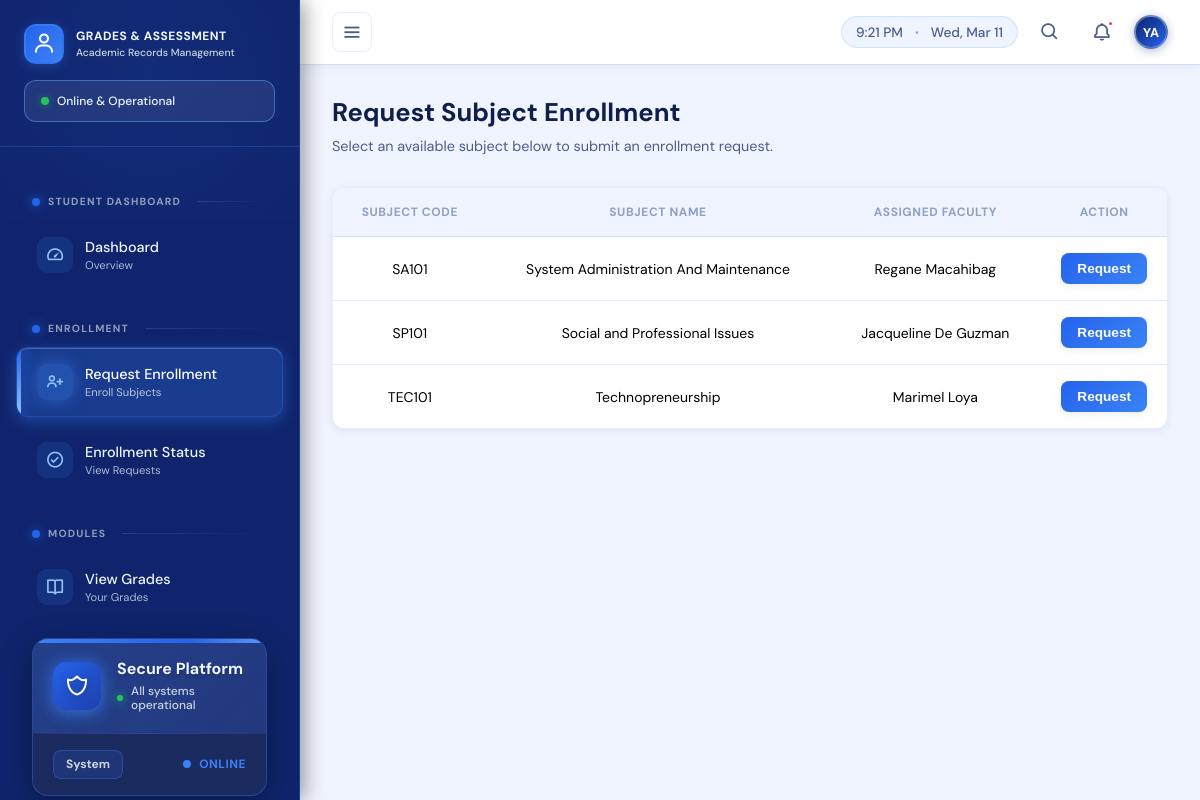
The app's page /index.php?page=request_enrollment (signed in) with its own data.
### tables this page shows
CREATE TABLE `users` (
  `user_id` int(11) NOT NULL,
  `full_name` varchar(100) NOT NULL,
  `program` varchar(100) DEFAULT NULL,
  `section` varchar(50) DEFAULT NULL,
  `year_level` tinyint(4) DEFAULT NULL,
  `email` varchar(100) NOT NULL,
  `password_hash` varchar(255) NOT NULL,
  `role_id` int(11) NOT NULL,
  `created_at` timestamp NOT NULL DEFAULT current_timestamp(),
  `is_active` tinyint(1) DEFAULT 1
);

CREATE TABLE `subjects` (
  `subject_id` int(11) NOT NULL,
  `subject_code` varchar(20) NOT NULL,
  `subject_name` varchar(100) NOT NULL,
  `faculty_id` int(11) NOT NULL
);

### student/enrollment_request.php (the view, shortened to what this page needs)
<?php
require_once __DIR__ . '/../config/db.php';
$student_id = $_SESSION["user_id"];
$avail_q = "
SELECT s.subject_id, s.subject_code, s.subject_name, u.full_name AS faculty_name
FROM subjects s
LEFT JOIN enrollments e ON s.subject_id = e.subject_id AND e.student_id = ?
LEFT JOIN enrollment_requests er ON s.subject_id = er.subject_id AND er.student_id = ? AND er.status = 'Pending'
LEFT JOIN users u ON s.faculty_id = u.user_id
WHERE e.enrollment_id IS NULL AND er.request_id IS NULL
ORDER BY s.subject_code
";
$avail = $conn->prepare($avail_q);
$avail->bind_param('ii', $student_id, $student_id);
$avail->execute();
$avail_res = $avail->get_result();
?>
<div>
    <div class="page-header">
        <h2>Request Subject Enrollment</h2>
        <p>Select an available subject below to submit an enrollment request.</p>
    </div>
    <div class="content-section">
        <div class="table-card">
            <div class="table-wrap">
                <table>
                    <thead>
                        <tr>
                            <th>Subject Code</th>
                            <th>Subject Name</th>
                            <th>Assigned Faculty</th>
                            <th style="width: 120px;">Action</th>
                        </tr>
                    </thead>
                    <tbody>
                        <?php if ($avail_res && $avail_res->num_rows > 0): ?>
                            <?php while ($s = $avail_res->fetch_assoc()): ?>
                            <tr>
                                <td><?= htmlspecialchars($s['subject_code'], ENT_QUOTES) ?></td>
                                <td><?= htmlspecialchars($s['subject_name'], ENT_QUOTES) ?></td>
                                <td><?= htmlspecialchars($s['faculty_name'] ?? '-', ENT_QUOTES) ?></td>
                                <td>
                                    <form method="post">
                                        <button type="submit" class="btn-request">Request</button>
                                    </form>
                                </td>
                            </tr>
                            <?php endwhile; ?>
                        <?php endif; ?>
                    </tbody>
                </table>
            </div>
        </div>
    </div>
</div>

### template/sidebar.php (shortened to what this page needs)
<?php
require_once __DIR__ . '/../includes/auth_check.php';
$role_id = (int)$_SESSION["role_id"];
$user_id = (int)$_SESSION["user_id"];
$user_stmt = $conn->prepare("SELECT full_name FROM users WHERE user_id = ?");
$user_stmt->bind_param('i', $user_id);
$user_stmt->execute();
$user_result = $user_stmt->get_result();
$user_name = "User";
if ($user_result && $user_row = $user_result->fetch_assoc()) {
    $user_name = $user_row['full_name'] ?? "User";
}
$name_parts = array_filter(explode(' ', trim($user_name)));
$initials = '';
if (count($name_parts) >= 2) {
    $initials = strtoupper(substr($name_parts[0], 0, 1) . substr($name_parts[1], 0, 1));
} else {
    $initials = strtoupper(substr($name_parts[0] ?? 'U', 0, 1));
}
$role_icon = [1 => 'bx-chalkboard', 2 => 'bx-shield', 3 => 'bx-user', 4 => 'bx-crown'][($role_id)] ?? 'bx-user';
$current_page = $_GET['page'] ?? 'dashboard';
?>
<!DOCTYPE html>
<html lang="en">
<head>
    <link href='https://unpkg.com/boxicons@2.1.4/css/boxicons.min.css' rel='stylesheet'>
    <link rel="stylesheet" href="https://cdnjs.cloudflare.com/ajax/libs/font-awesome/6.4.0/css/all.min.css">
</head>
<body>
    <aside class="sidebar" id="sidebar">
        <div class="sidebar-header">
            <div class="brand">
                <div class="logo">
                    <i class='bx <?= htmlspecialchars($role_icon) ?>'></i>
                </div>
                <div class="brand-info">
                    <h1>GRADES & ASSESSMENT</h1>
                    <p>Academic Records Management</p>
                </div>
            </div>
            <div class="system-status">
                <div class="status-content">
                    <div class="status-left">
                        <span class="status-indicator"></span>
                        <span class="status-text">Online & Operational</span>
                    </div>
                </div>
            </div>
        </div>
        <nav class="nav">
            <?php if (!empty($menus[$role_id])): ?>
                <ul>
                    <?php foreach ($menus[$role_id] as $item):
                        if (isset($item['is_section']) && $item['is_section']): ?>
                            </ul>
                            <span class="section-title"><?= htmlspecialchars($item['label'], ENT_QUOTES) ?></span>
                            <ul>
                        <?php else:
                            $is_active = isset($item['link']) && strpos($item['link'], $current_page) !== false ? ' active' : '';
                            $has_submenu = isset($item['submenu']);
                        ?>
                            <li class="<?= $is_active ? 'open' : '' ?>">
                                <a href="<?= htmlspecialchars($item['link']) ?>" class="<?= $is_active ?>" <?= $has_submenu ? 'onclick="toggleSubmenu(event)"' : '' ?>>
                                    <span class="left">
                                        <div class="icon-wrapper">
                                            <i class='bx <?= htmlspecialchars($item['icon']) ?> icon'></i>
                                        </div>
                                        <span class="nav-label">
                                            <span class="main-text"><?= htmlspecialchars($item['label']) ?></span>
                                            <span class="sub-text"><?= htmlspecialchars($item['sublabel']) ?></span>
                                        </span>
                                    </span>
                                </a>
                            </li>
                        <?php endif; ?>
                    <?php endforeach; ?>
                </ul>
            <?php endif; ?>
            <div class="sidebar-footer">
                <div class="footer-header">
                    <div class="footer-icon">
                        <i class='bx bx-shield-alt-2'></i>
                    </div>
                    <div class="footer-content">
                        <div class="footer-title">Secure Platform</div>
                        <div class="footer-subtitle">All systems operational</div>
                    </div>
                </div>
                <div class="footer-divider"></div>
                <div class="footer-bottom">
                    <span class="version">System</span>
                    <div class="status-online">Online</div>
                </div>
            </div>
        </nav>
    </aside>
    <div class="page-wrapper" id="pageWrapper">
        <nav class="top-navbar" id="topNavbar">
            <div class="navbar-container">
                <div class="navbar-content">
                    <div class="navbar-left">
                        <button class="toggle-btn" id="toggleBtn" aria-label="Toggle sidebar"><i class='bx bx-menu'></i></button>
                    </div>
                    <div class="navbar-right">
                        <div class="time-display" id="timeDisplay">
                            <span id="currentTime"></span>
                            <span class="date-separator">•</span>
                            <span id="currentDate"></span>
                        </div>
                        <button class="icon-btn" id="searchBtn" title="Search"><i class='bx bx-search'></i></button>
                        <button class="icon-btn" id="notificationBtn" title="Notifications"><i class='bx bx-bell'></i><span class="badge-dot"></span></button>
                        <div class="profile-wrapper" id="profileWrapper">
                            <div class="profile-avatar" id="profileBtn"><?= htmlspecialchars($initials, ENT_QUOTES) ?></div>
                        </div>
                    </div>
                </div>
            </div>
        </nav>
        <main class="main-content" id="mainContent">

### student/enrollment_request.php (style rules this page uses)
:root { --navy: #0f246c; --blue-500: #3B82F6; --blue-600: #2563EB; --blue-700: #1E40AF; --blue-light: #93C5FD; --bg: #F0F4FF; --surface: #FFFFFF; --border: rgba(59, 130, 246, 0.14); --text-900: #0F1E4A; --text-600: #4B5E8A; --text-400: #8EA0C4; --shadow-sm: 0 2px 8px rgba(15, 36, 108, 0.08); --shadow-md: 0 6px 20px rgba(15, 36, 108, 0.12); --r-md: 12px; --transition: all 0.3s cubic-bezier(0.4, 0, 0.2, 1); }
.page-header { margin-bottom: 2rem; }
.page-header h2 { font-size: 1.6rem; font-weight: 700; color: var(--text-900); margin-bottom: 0.5rem; }
.page-header p { color: var(--text-600); font-size: 0.9rem; }
.content-section { margin-bottom: 3rem; }
.table-card { background: var(--surface); border: 1px solid var(--border); border-radius: var(--r-md); box-shadow: var(--shadow-sm); overflow: hidden; transition: var(--transition); }
.table-wrap { overflow-x: auto; }
table { border-collapse: collapse; width: 100%; }
th { padding: 1rem 1.25rem; text-align: center; font-size: 0.75rem; font-weight: 700; color: var(--text-400); text-transform: uppercase; letter-spacing: 0.05em; background: var(--bg); border-bottom: 1px solid var(--border); }
td { padding: 1rem 1.25rem; font-size: 0.875rem; color: black; text-align: center; border-bottom: 1px solid var(--border); }
tbody tr:last-child td { border-bottom: none; }
.btn-request { padding: 0.5rem 1rem; background: linear-gradient(135deg, var(--blue-600), var(--blue-500)); color: white; border: none; border-radius: 8px; cursor: pointer; font-weight: 600; font-size: 0.85rem; transition: var(--transition); box-shadow: var(--shadow-sm); white-space: nowrap; }
form { margin: 0; display: flex; align-items: center; justify-content: center; }

### records on screen
users: full_name "YA"
subjects: subject_code "SA101", subject_name "System Administration And Maintenance", faculty.full_name "Regane Macahibag"
subjects: subject_code "SP101", subject_name "Social and Professional Issues", faculty.full_name "Jacqueline De Guzman"
subjects: subject_code "TEC101", subject_name "Technopreneurship", faculty.full_name "Marimel Loya"

### other values on screen
$item['label'] "STUDENT DASHBOARD"
$item['label'] "Dashboard"
$item['sublabel'] "Overview"
$item['label'] "ENROLLMENT"
$item['label'] "Request Enrollment"
$item['sublabel'] "Enroll Subjects"
$item['label'] "Enrollment Status"
$item['sublabel'] "View Requests"
$item['label'] "MODULES"
$item['label'] "View Grades"
$item['sublabel'] "Your Grades"
